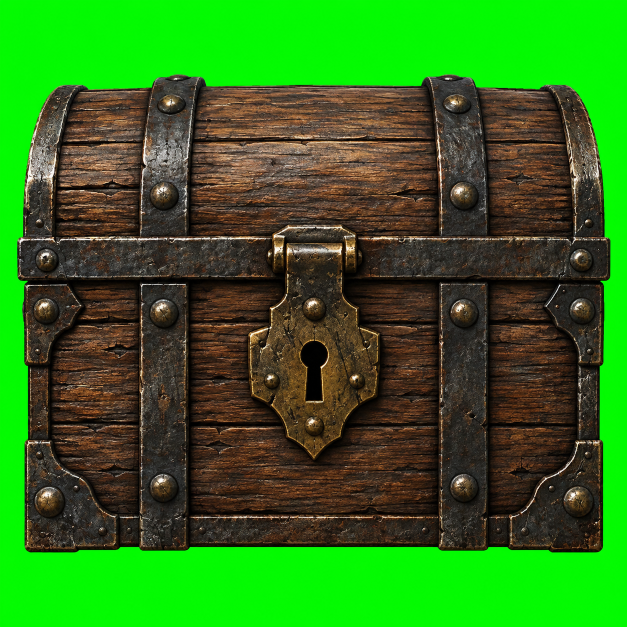
#> input picture assets/hud/inventory_chest_flat_v3b.png, 1254 x 1254 px (shown at 1/2 size)
$ python build_inventory_icon.py
#> lines starting #> are read from the running program, lines starting #| are printed output that depends on the picture
"""Turn the glyph masters into the skill-bar button icons.

A glow master (the Portal skill art) is light on pure black: black is taken out as
transparency (alpha = brightest channel, colour divided back out). A painted master
(/codex-imagegen chest) is on pure #00FF00 and is chroma-keyed, because its dark iron
would vanish under the black rule. Either way the icon needs no blend mode and a hover
glow follows the glyph, not its square. Then it is
cropped to its alpha bounds, centred on a square and Lanczos-scaled to 72 px (the icon
draws at CHEST_SCALE of a skill slot, 36 CSS px on a 2048 px viewport, so 2x), saved as lossless WebP.

    python tools/build_inventory_icon.py
"""
from __future__ import annotations

import pathlib

from PIL import Image

ROOT = pathlib.Path(__file__).resolve().parent.parent
PUBLIC = ROOT / "apps" / "web" / "public"
SIZE = 72
# Alpha at or below this is the glow's faint haze, not the glyph's bounds.
SOLID = 24
# Green lead over max(red, blue): at or below KEY_LO is the subject, at or above KEY_HI the screen.
KEY_LO, KEY_HI = 40, 160


def unscreen(src: Image.Image) -> Image.Image:
    """Light on black -> the same light on transparency: composited over black it is the master again."""
    rgb = src.convert("RGB")
    px = rgb.load()
    out = Image.new("RGBA", rgb.size)
    opx = out.load()
    for y in range(rgb.height):
        for x in range(rgb.width):
            r, g, b = px[x, y]
            a = max(r, g, b)
            opx[x, y] = (0, 0, 0, 0) if a == 0 else (r * 255 // a, g * 255 // a, b * 255 // a, a)
    return out


def chroma_key(src: Image.Image) -> Image.Image:
    """Subject on pure green -> the subject on transparency, with green spill clamped off the edges."""
    rgb = src.convert("RGB")
#> rgb is the input picture: PIL image 1254x1254 RGB; mean R, G, B 46.9, 115.4, 26.2
    px = rgb.load()
    out = Image.new("RGBA", rgb.size)
#> out: PIL image 1254x1254 RGBA; every value is 0
    opx = out.load()
    for y in range(rgb.height):
        for x in range(rgb.width):
            r, g, b = px[x, y]
            lead = g - max(r, b)
            a = 255 if lead <= KEY_LO else 0 if lead >= KEY_HI else 255 * (KEY_HI - lead) // (KEY_HI - KEY_LO)
            opx[x, y] = (r, min(g, max(r, b)), b, a)
    return out


ICONS = [
    (ROOT / "assets" / "hud" / "inventory_chest_flat_v3b.png", PUBLIC / "hud" / "inventory-chest.webp", chroma_key),
    (ROOT / "assets" / "skills" / "town_portal.png", PUBLIC / "hud" / "portal.webp", unscreen),
]


def build(src: pathlib.Path, dst: pathlib.Path, cut) -> None:
    out = cut(Image.open(src))
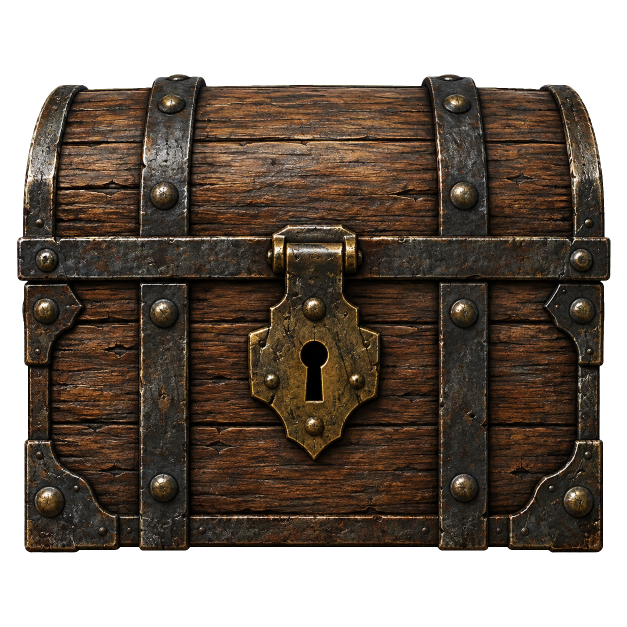
#> out: PIL image 1254x1254 RGBA (shown at 1/2 size); mean R, G, B, A 46.9, 36.1, 26.2, 173.1; transparent parts drawn white
    box = out.getchannel("A").point(lambda v: 255 if v > SOLID else 0).getbbox()
#> box = (34, 148, 1221, 1105)
    assert box, f"{src.name} has no lit pixels"
    glyph = out.crop(box)
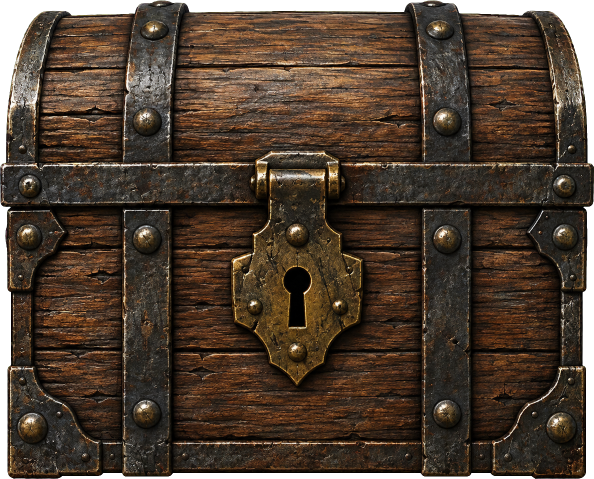
#> glyph: PIL image 1187x957 RGBA (shown at 1/2 size); mean R, G, B, A 63.7, 48.7, 35.7, 239.6; transparent parts drawn white
    side = max(glyph.size)
#> side = 1187
    square = Image.new("RGBA", (side, side))
#> square: PIL image 1187x1187 RGBA; every value is 0
    square.alpha_composite(glyph, ((side - glyph.width) // 2, (side - glyph.height) // 2))
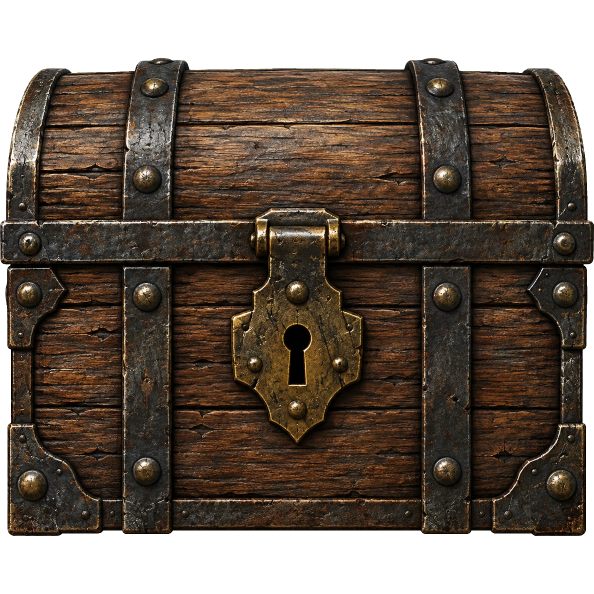
#> square: PIL image 1187x1187 RGBA (shown at 1/2 size); mean R, G, B, A 51.2, 39, 28.7, 193.2; transparent parts drawn white
    square.resize((SIZE, SIZE), Image.LANCZOS).save(dst, "WEBP", lossless=True, method=6)
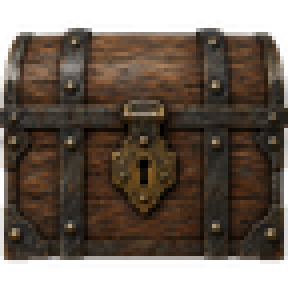
#> saved as inventory-chest.webp: PIL image 72x72 RGBA (shown 4 times larger); mean R, G, B, A 54.7, 41.8, 30.6, 193.2; transparent parts drawn white
#> (the run stopped early here; a loop or call above may not have finished)

$ run again, with assets/hud/es-segment-socket-v1.png copied over assets/hud/inventory_chest_flat_v3b.png
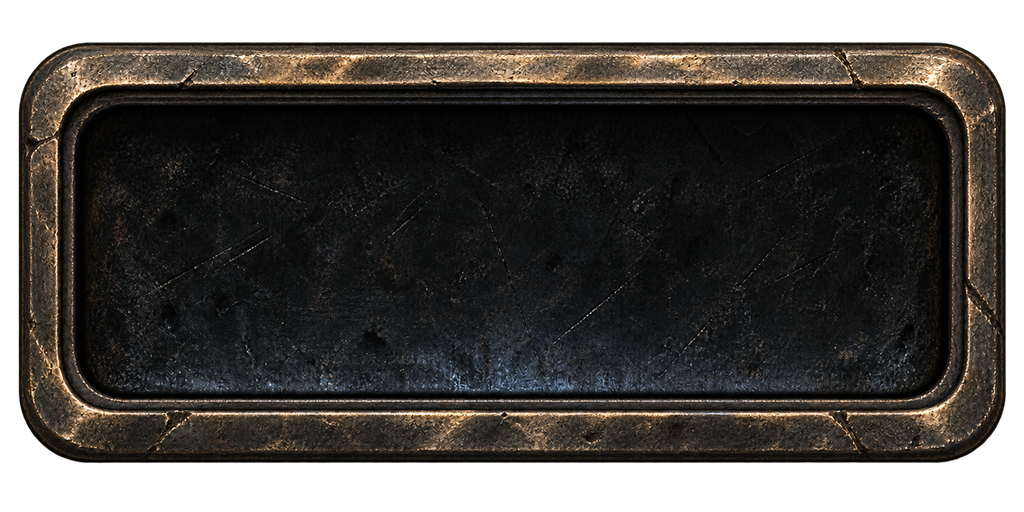
#> input picture assets/hud/es-segment-socket-v1.png, 1024 x 512 px
#> in chroma_key, `rgb = src.convert("RGB")`:
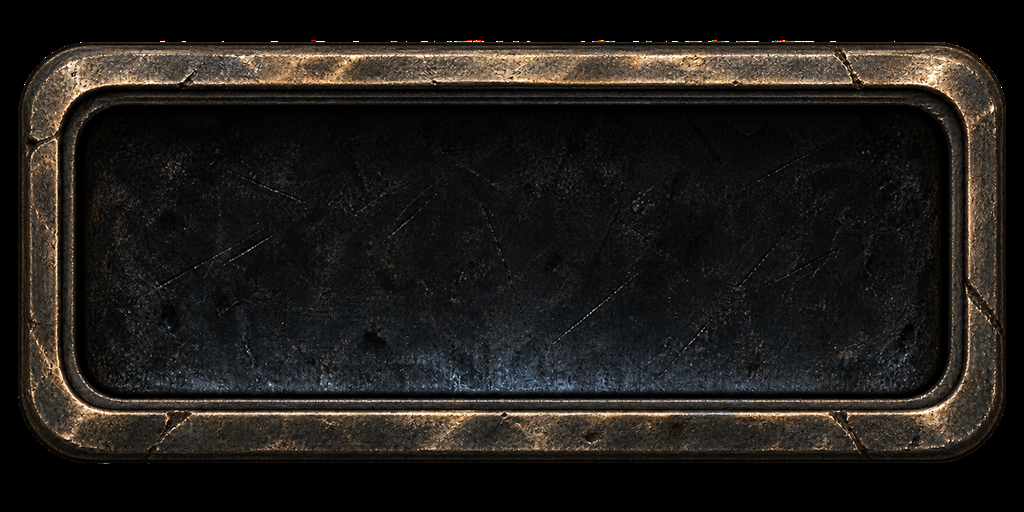
#> rgb: PIL image 1024x512 RGB; mean R, G, B 30.9, 28.2, 25.2
#> box = (0, 0, 1024, 512)
#> in build, `square.resize((SIZE, SIZE), Image.LANCZOS).save(dst, "WEBP", lossless=..`:
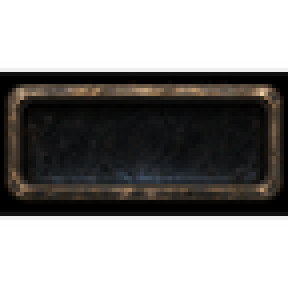
#> saved as inventory-chest.webp: PIL image 72x72 RGBA (shown 4 times larger); mean R, G, B, A 15.5, 14.1, 12.6, 127.5; transparent parts drawn white
